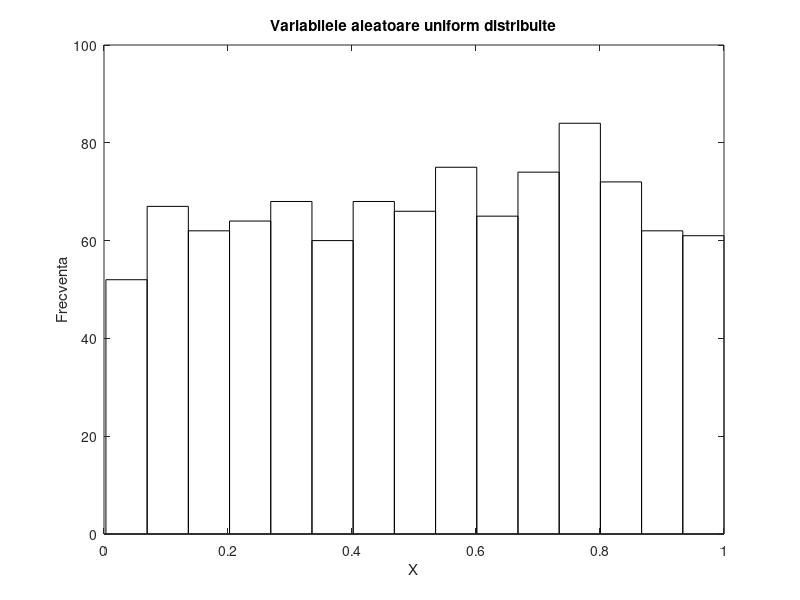

Recreate this plot in MATLAB.
% Vectorul variabilelor aleatoare uniforme in (0,1)
x = rand(1,1000);
% Construim graficul cu 'histogram'
[N,X] = hist(x,15);
% Folosim functia 'bar' pentru construirea graficului:
bar(X,N,1,' w')
title('Variabilele aleatoare uniform distribuite')
xlabel('X')
ylabel('Frecventa')